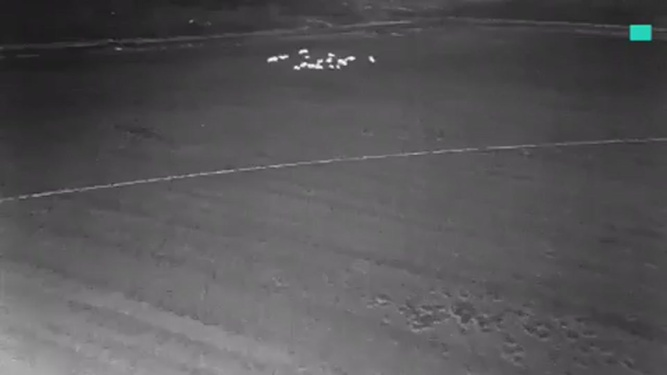
#> input picture datas/flow/tm1-0002.jpeg, 667 x 375 px, shrunk from 1280 x 720 before the run
$ python optflow-try.py
#> lines starting #> are read from the running program, lines starting #| are printed output that depends on the picture; after the words box and inside, x2 and y2 are one past the last pixel; in counts of white or black regions, pixels touching at a corner belong together
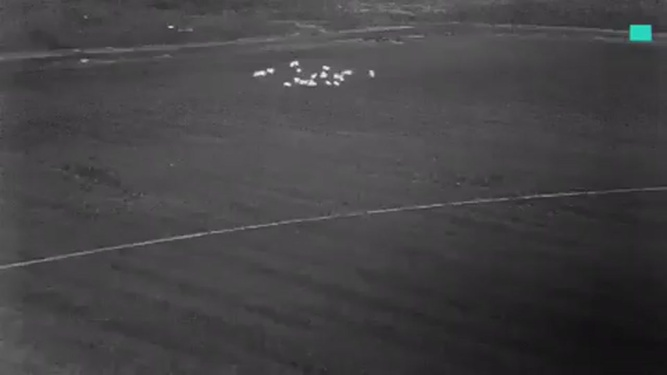
#> input picture datas/flow/tm1-0003.jpeg, 667 x 375 px, shrunk from 1280 x 720 before the run
### optFlowshow.py
# -*- coding:utf-8 -*-


import cv2
import numpy as np
from matplotlib import pyplot as plt


def draw_flow(img, flow, step=64):
#> called with flow = array of shape (375, 667, 2), step = 64
    h, w = img.shape[:2]
#> h = 375; w = 667
    y, x = np.mgrid[step / 2:h:step, step / 2:w:step].reshape(2, -1)  # 以网格的形式选取二维图像上等间隔的点，这里间隔为16，reshape成2行的array
#> y = 60 values from 32 to 352
    fx, fy = flow[y, x].T  # 取选定网格点坐标对应的光流位移
#> fx = 60 values, max 5.21 at index 8, min -15.26 at index 33, mean -1.12; fy = 60 values, max 8.92 at index 5, min -3.86 at index 26, mean 0.841
    lines = np.vstack([x, y, x + fx, y + fy]).T.reshape(-1, 2, 2)  # 将初始点和变化的点堆叠成2*2的数组
    lines = np.int32(lines + 0.5)  # 忽略微笑的假偏移，整数化
    vis = cv2.cvtColor(img, cv2.COLOR_GRAY2BGR)
    cv2.polylines(vis, lines, 0, (0, 255, 0))  # 以初始点和终点划线表示光流运动
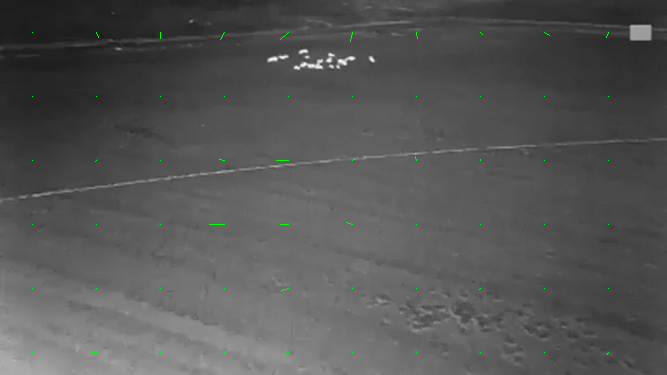
#> vis: shape (375, 667, 3); mean B, G, R 85.1, 85.3, 85.1
    for (x1, y1), (x2, y2) in lines:
        cv2.circle(vis, (x1, y1), 5, (0, 255, 0), -1)  # 在初始点（网格点处画圆点来表示初始点）
#> this loop made 60 passes
#> (x1, y1, x2, y2) on passes 1 to 12: (32, 32, 32, 32), (96, 32, 98, 37), (160, 32, 160, 38), (224, 32, 220, 39), (288, 32, 280, 39), (352, 32, 350, 41), (416, 32, 417, 38), (480, 32, 482, 34), (544, 32, 549, 35), (608, 32, 606, 37), (32, 96, 32, 96), (96, 96, 96, 96)
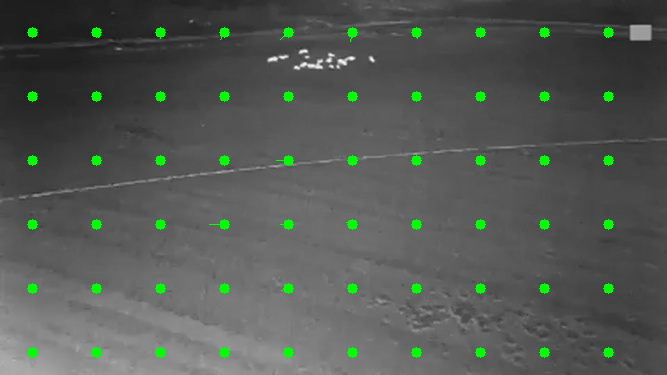
#> vis: shape (375, 667, 3); 1.89% of pixels changed, all inside (x1, y1, x2, y2) = (27, 27, 614, 358)
    return vis


# [11 lines left out: function draw_hsv, not called in this run]


# [11 lines that do not run on import are left out]

### optflow-try.py
# -*- coding:utf-8 -*-


import cv2
import numpy as np
import optFlowshow
from matplotlib import pyplot as plt


img1 = cv2.imread("datas/flow/tm1-0002.jpeg", 0)
img2 = cv2.imread("datas/flow/tm1-0003.jpeg", 0)

flow = 0
flow1=cv2.calcOpticalFlowFarneback(img1, img2, flow, 0.5, 3, 15, 3, 5, 1, 0)

flow_img = optFlowshow.draw_flow(img1, flow1)

plt.imshow(flow_img)
plt.show()
